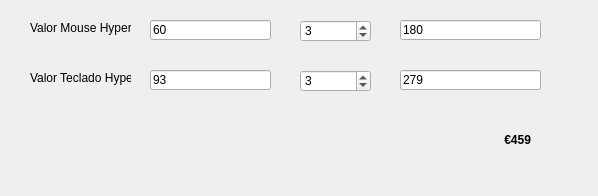
<?xml version="1.0" encoding="UTF-8"?>
<ui version="4.0">
 <class>PuntoVentaDialog</class>
 <widget class="QDialog" name="PuntoVentaDialog">
  <property name="geometry">
   <rect>
    <x>0</x>
    <y>0</y>
    <width>598</width>
    <height>196</height>
   </rect>
  </property>
  <property name="windowTitle">
   <string>Punto de Venta</string>
  </property>
  <widget class="QLabel" name="lbl_producto_mouse">
   <property name="geometry">
    <rect>
     <x>30</x>
     <y>20</y>
     <width>101</width>
     <height>16</height>
    </rect>
   </property>
   <property name="text">
    <string>Valor Mouse HyperX</string>
   </property>
  </widget>
  <widget class="QLineEdit" name="txt_valor_mouse">
   <property name="geometry">
    <rect>
     <x>150</x>
     <y>20</y>
     <width>121</width>
     <height>20</height>
    </rect>
   </property>
   <property name="text">
    <string>60</string>
   </property>
  </widget>
  <widget class="QSpinBox" name="sbx_cantidad_mouse">
   <property name="geometry">
    <rect>
     <x>300</x>
     <y>20</y>
     <width>71</width>
     <height>22</height>
    </rect>
   </property>
   <property name="value">
    <number>3</number>
   </property>
  </widget>
  <widget class="QLineEdit" name="txt_subtotal_mouse">
   <property name="geometry">
    <rect>
     <x>400</x>
     <y>20</y>
     <width>141</width>
     <height>20</height>
    </rect>
   </property>
   <property name="text">
    <string>180</string>
   </property>
  </widget>
  <widget class="QLineEdit" name="txt_valor_teclado">
   <property name="geometry">
    <rect>
     <x>150</x>
     <y>70</y>
     <width>121</width>
     <height>20</height>
    </rect>
   </property>
   <property name="text">
    <string>93</string>
   </property>
  </widget>
  <widget class="QLineEdit" name="txt_subtotal_teclado">
   <property name="geometry">
    <rect>
     <x>400</x>
     <y>70</y>
     <width>141</width>
     <height>20</height>
    </rect>
   </property>
   <property name="text">
    <string>279</string>
   </property>
  </widget>
  <widget class="QLabel" name="lbl_producto_teclado">
   <property name="geometry">
    <rect>
     <x>30</x>
     <y>70</y>
     <width>101</width>
     <height>16</height>
    </rect>
   </property>
   <property name="text">
    <string>Valor Teclado HyperX</string>
   </property>
  </widget>
  <widget class="QSpinBox" name="sbx_cantidad_teclado">
   <property name="geometry">
    <rect>
     <x>300</x>
     <y>70</y>
     <width>71</width>
     <height>22</height>
    </rect>
   </property>
   <property name="value">
    <number>3</number>
   </property>
  </widget>
  <widget class="QLabel" name="lbl_gran_total">
   <property name="geometry">
    <rect>
     <x>370</x>
     <y>130</y>
     <width>161</width>
     <height>20</height>
    </rect>
   </property>
   <property name="font">
    <font>
     <pointsize>9</pointsize>
     <weight>75</weight>
     <bold>true</bold>
    </font>
   </property>
   <property name="text">
    <string>€459</string>
   </property>
   <property name="alignment">
    <set>Qt::AlignRight|Qt::AlignTrailing|Qt::AlignVCenter</set>
   </property>
  </widget>
 </widget>
 <resources/>
 <connections/>
</ui>
